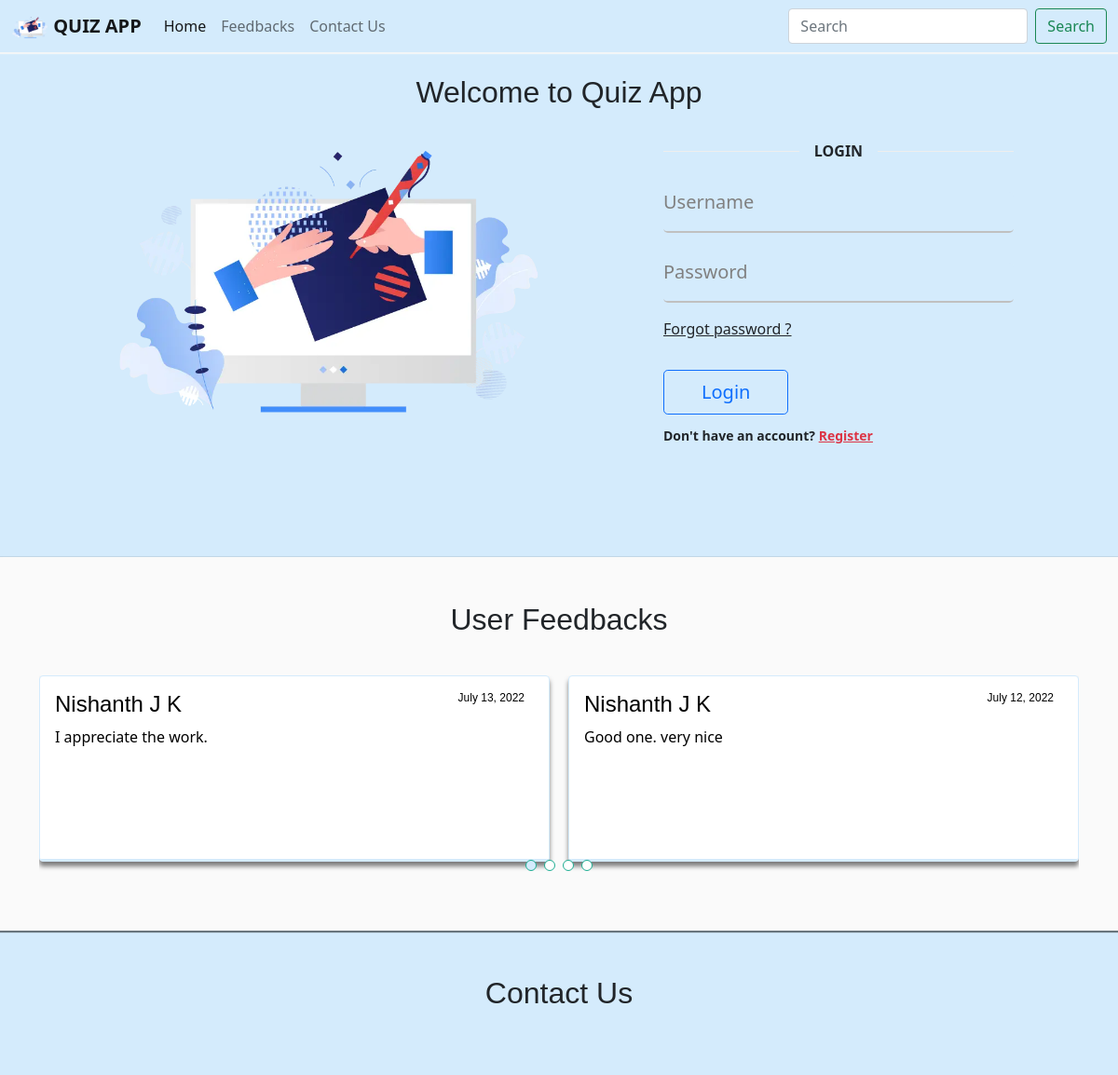
Before: / (upper part) with the older database file.
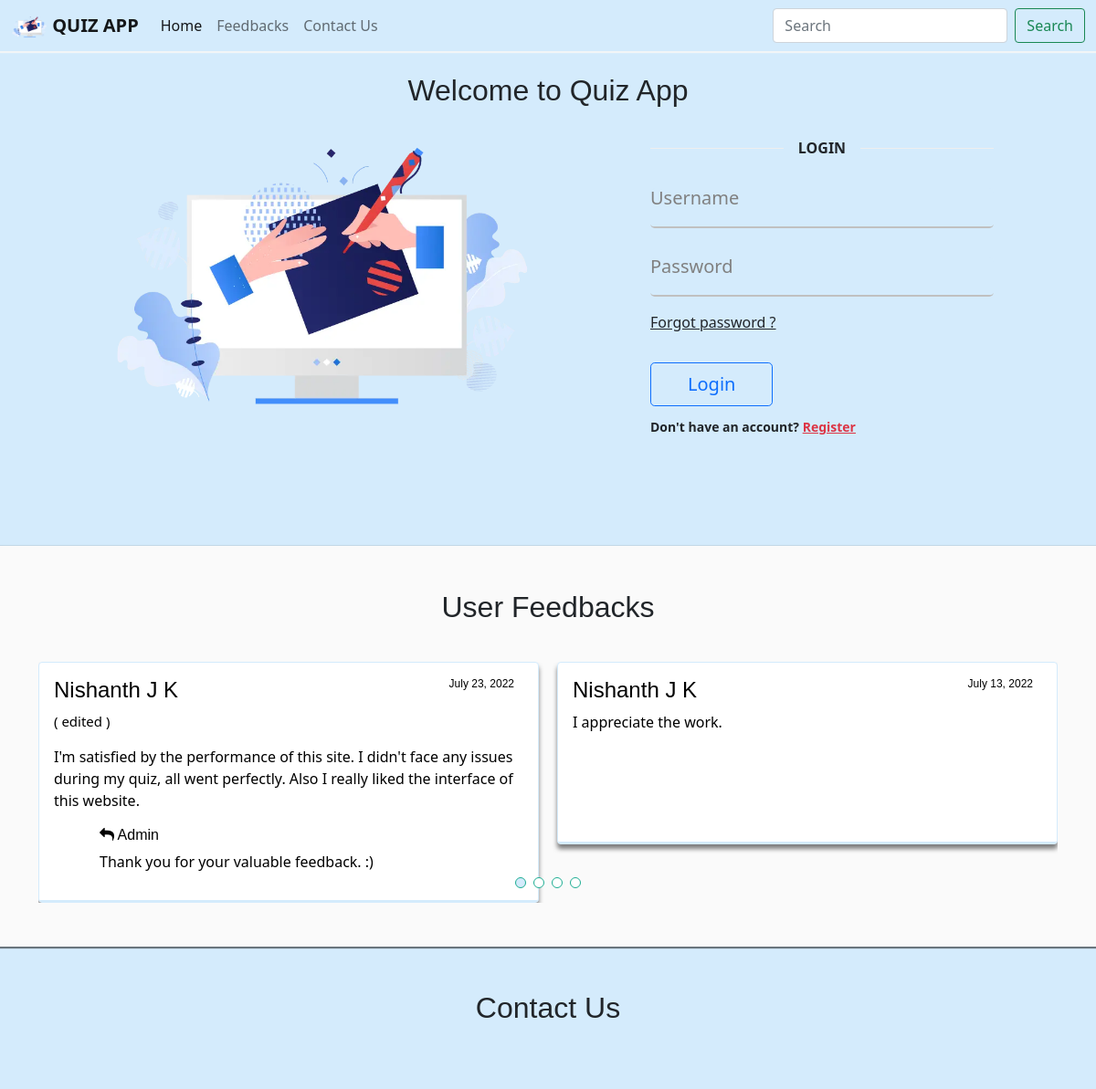
After: the same page with the newer database file.
### users/models.py (models this page shows, shortened)
class Feedbacks(models.Model):
    user_id = models.ForeignKey(Users, blank=False, null=False, on_delete=models.CASCADE)
    user_name = models.CharField('Full Name', max_length=100, blank=False)
    feedback = models.TextField(blank=False)
    status = models.CharField('Status', max_length=10, blank=True)
    reply = models.TextField(blank=True)
    reply_status = models.CharField('Reply Status', max_length=10, blank=True)
    date = models.DateField('Date Posted')
    class Meta:
        ordering = ('-date',)

### users/views.py (the view, shortened to what this page needs)
# urls.py: 2. Add a URL to urlpatterns:  path('', views.home, name='home')
def home(request):
    feedbacks = Feedbacks.objects.all
    return render(request, 'home.html', {'current_year': current_year, 'feedbacks':feedbacks,})

### templates/home.html (shortened to what the changed rows need)
{% load static %}
{% include 'header.html' %}
{% block content %}
<section id="home">
    <h2 class="text-center">Welcome to Quiz App</h2>
    <br>
</section>
<section id="feedbacks">
    <br><br>
    <h2 class="text-center">User Feedbacks</h2>
    <br>
    <div class="container">
        <div class="testimonials-slider swiper-container mt-2" data-aos="fade-up" data-aos-delay="100">
            <div class="swiper-wrapper">
                {% if feedbacks %}
                {% for item in feedbacks %}
                {% if forloop.counter|divisibleby:2 == 0 %}
                <div class="w-100"></div><br>
                {% endif %}
                {% if forloop.counter > 4%}
                <div>
                    <div class="swiper-slide">
                        <div class="deals-item card me-4 h-100">
                            <div class="card-body">
                                <p><a href="{% url 'feedbacks' %}" class="btn btn-outline-primary btn-sm"><b>See
                                            more</b></a>
                                </p>
                            </div>
                        </div>
                    </div>
                </div>
                {{ break }}
                {% else %}
                <div class="swiper-slide">
                    <div class="deals-item card h-100">
                        <div class="card-body">
                            <div class="layer"></div>
                            <div class="comment">
                                {% if item.status == 'edited' %}
                                <h4>{{ item.user_name }}<p style="font-size: 12px; float: right;">
                                        {{ item.date}}&nbsp;&nbsp;&nbsp;</p>
                                </h4>
                                <p style="font-size: 15px;">( edited )</p>
                                {% else %}
                                <h4>{{ item.user_name }}<p style="font-size: 12px; float: right;">
                                        {{ item.date}}&nbsp;&nbsp;&nbsp;</p>
                                </h4>
                                {% endif %}
                                <p>{{ item.feedback }}</p>
                                {% if item.reply %}
                                <div id="reply" style="margin-left: 50px;">
                                    {% if item.reply_status == 'edited' %}
                                    <h6><i class="fa fa-reply" aria-hidden="true"></i> Admin ( edited )</h6>
                                    {% else %}
                                    <h6><i class="fa fa-reply" aria-hidden="true"></i> Admin</h6>
                                    {% endif %}
                                    <p>{{ item.reply }}</p>
                                </div>
                                {% endif %}
                            </div>
                        </div>
                    </div>
                </div>
                {% endif %}
                {% endfor %}
                {% else %}
                <p>No Feedbacks till now :(</p>
                {% endif %}
            </div>
        </div>
    </div>
    <br><br>
</section>
<section id="contact" class="section-bg">
    <br><br>
    <div class="container">
        <h2 class="heading mb-4" style="text-align: center;">Contact Us</h2>
        <br><br>
    </div>
</section>
{% endblock %}
{% include 'footer.html' %}

Changed rows visible on the page:
no longer on this page (row unchanged): Feedbacks: user_name "Nishanth J K", date "July 12, 2022", feedback "Good one. very nice"
now on this page (row edited): Feedbacks: user_name "Nishanth J K", date "July 23, 2022", feedback "I'm satisfied by the performance of this site. I didn't face any issues during my quiz, all went perfectly. Also I really liked the interface of this website.", reply_status "Admin", reply "Thank you for your valuable feedback. :)"
